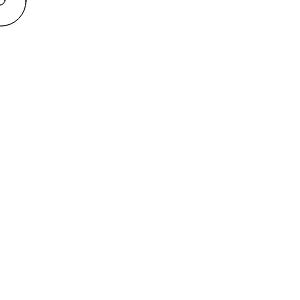
Frame 1 (no input)
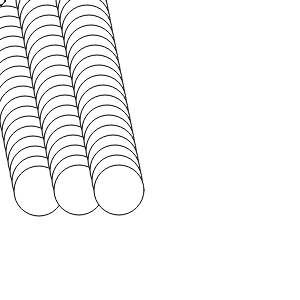
Frame 60 (no input)
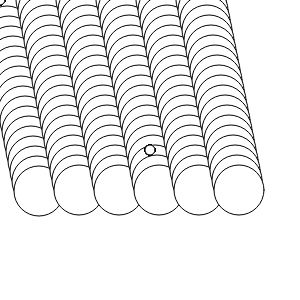
Frame 120 (the mouse pressed at the canvas centre since frame 60)

The p5.js sketch that drew these frames (run headless with seeded random() and noise() and a simulated clock; from frame 60 on, the mouse is pressed at the canvas centre):

// p5.js sketch
// ── sketch.js
var xPos = 1;
var yPos = 1;
var velocity = 2;
function setup() {
  createCanvas(300,300);
}

function draw() {
  //background(220);
  ellipse(xPos, yPos,50, 50);
  xPos= xPos+velocity;
  yPos= yPos+10;
  if (yPos >=200){
    yPos = 0;
  }
  ellipse(mouseX, mouseY, 10, 10);
}
  
  
  
